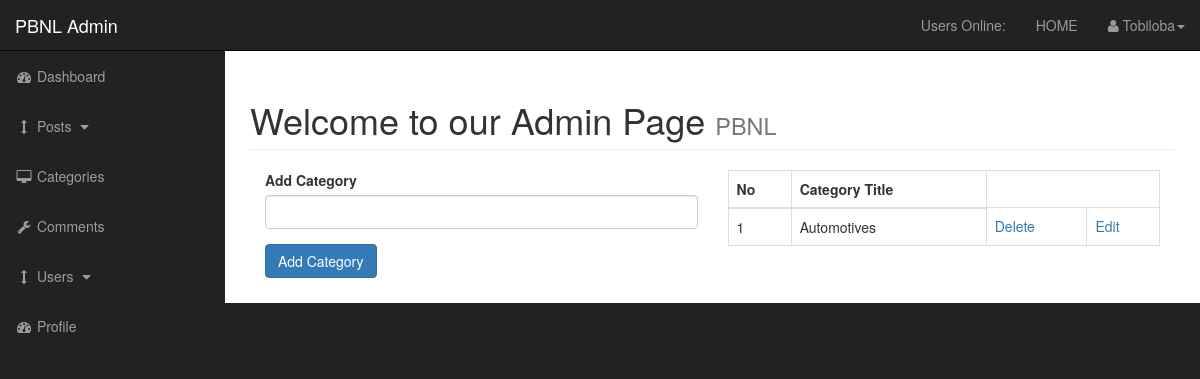
Before: /admin/categories.php (signed in) with the older database file.
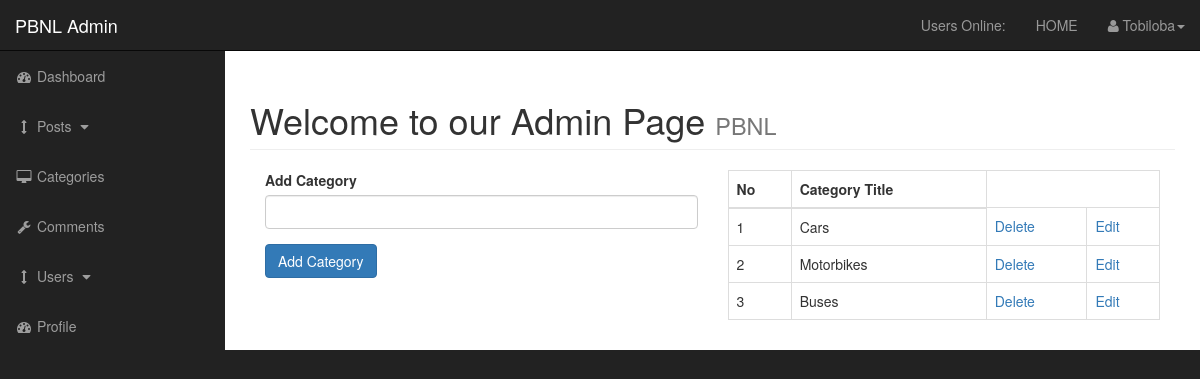
After: the same page with the newer database file.
### tables this page shows
CREATE TABLE `categories` (
  `cat_id` int(3) NOT NULL,
  `cat_title` varchar(255) NOT NULL
);

### admin/functions.php (the view, shortened to what this page needs)
<?php
function display_categories(){
    global $connection;
    $query = "SELECT * FROM categories";
    $result = mysqli_query($connection, $query);
    while($row = mysqli_fetch_assoc($result)){
        $catId = $row['cat_id'];
        $catTitle = $row['cat_title'];
        echo "<tr>";
        echo "<td>{$catId}</td>";
        echo "<td>{$catTitle}</td>";
        echo "<td><a href='categories.php?delete={$catId}'>Delete</a></td>";
        echo "<td><a href='categories.php?edit={$catId}'>Edit</a></td>";
        echo "</tr>";
    }
}
        ?>

Changed rows visible on the page:
changed categories id 1: cat_title "Automotives" → "Cars"
added categories: cat_id "2", cat_title "Motorbikes"
added categories: cat_id "3", cat_title "Buses"
